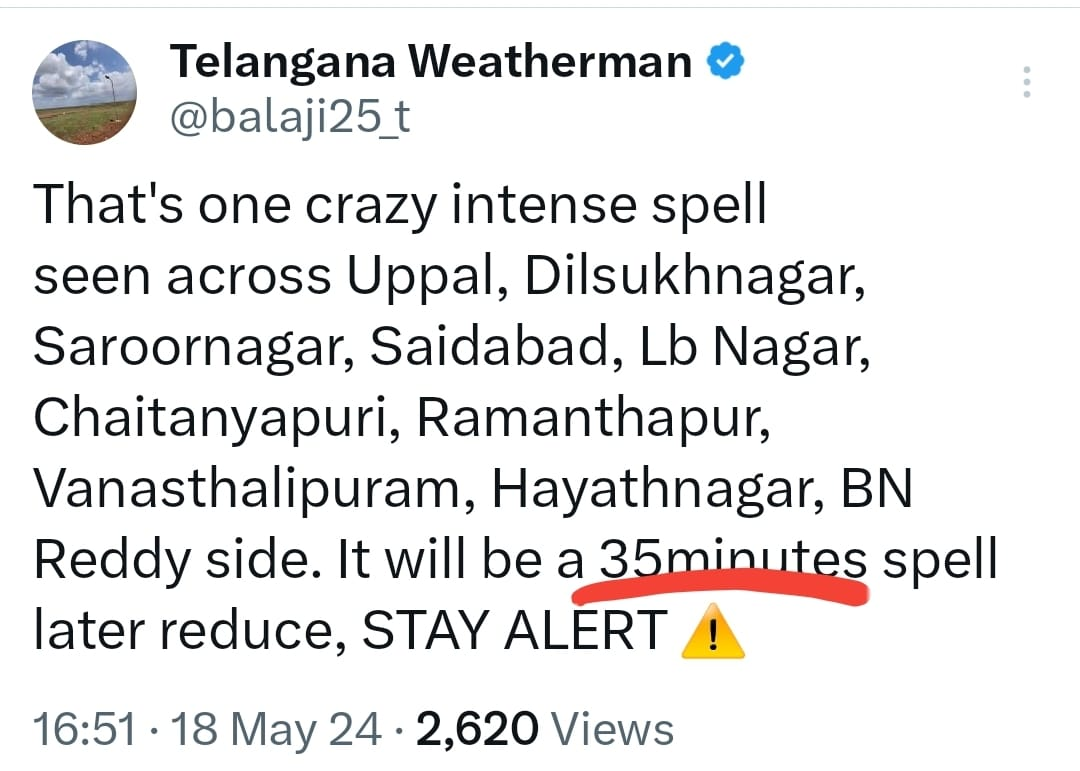
#> input picture Photos/weather.jpg, 1080 x 771 px
$ python eroding.py
#> lines starting #> are read from the running program, lines starting #| are printed output that depends on the picture; after the words box and inside, x2 and y2 are one past the last pixel; in counts of white or black regions, pixels touching at a corner belong together
import cv2 as cv

img = cv.imread("../Photos/weather.jpg")
#> img is the input picture: shape (771, 1080, 3); mean B, G, R 231.8, 231.9, 232.7
# cv.imshow("IMG", img)

canny = cv.Canny(img, 125, 175)
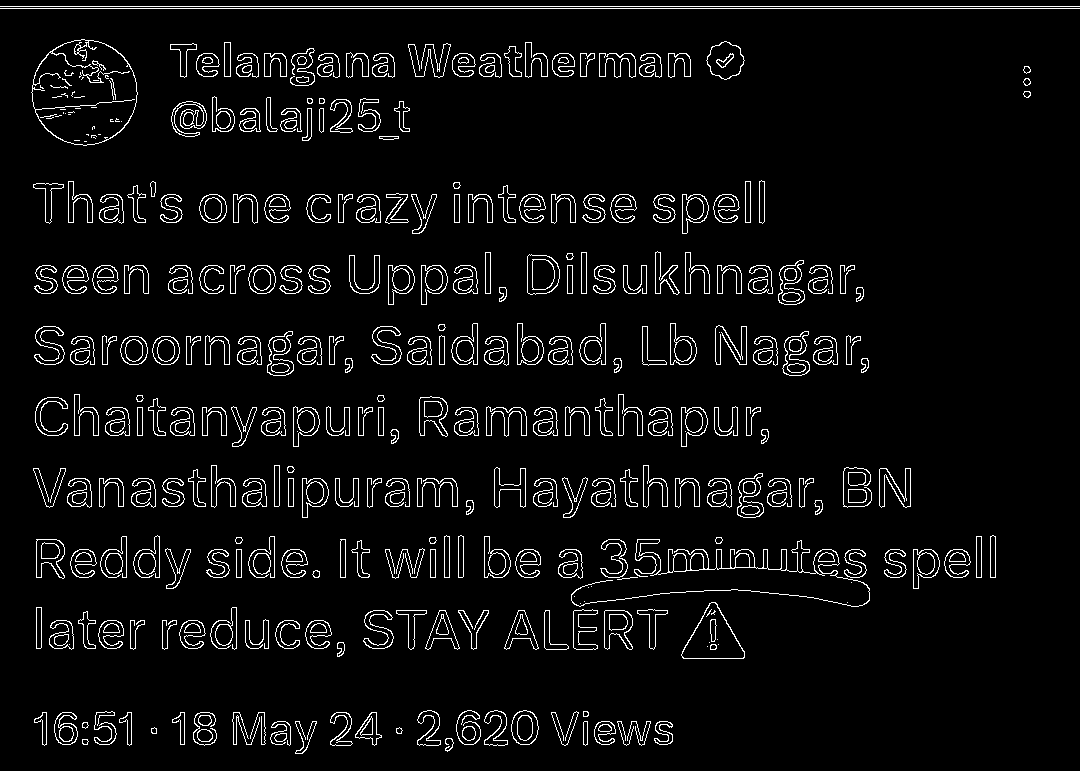
#> canny: shape (771, 1080); 5.1% white in thin lines or dots
#Dialating
dilate = cv.dilate(canny, (7,7), iterations=3)
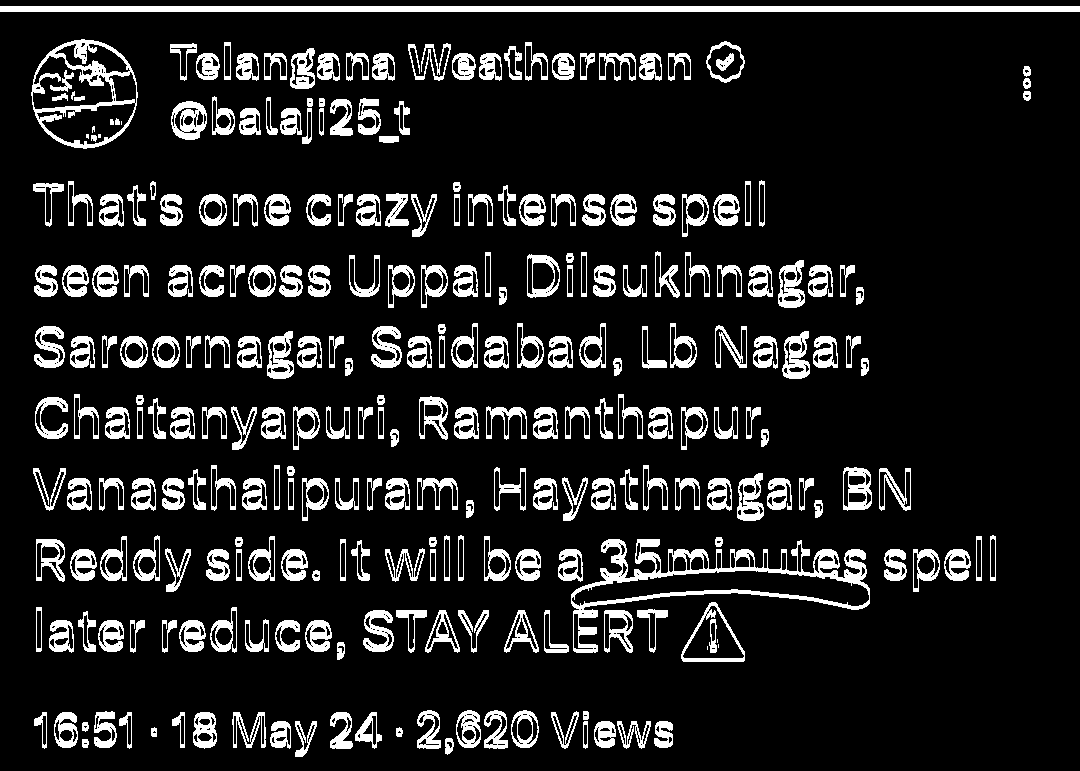
#> dilate: shape (771, 1080); 12.4% white; 275 white regions (7 under 20 px), largest, box (x1, y1, x2, y2) and area: (0, 6, 1080, 12) 6480, (571, 539, 870, 653) 5844, (31, 39, 138, 149) 2781
cv.imshow("Dilated", dilate)

eroded = cv.erode(dilate, (3,3), iterations=3)
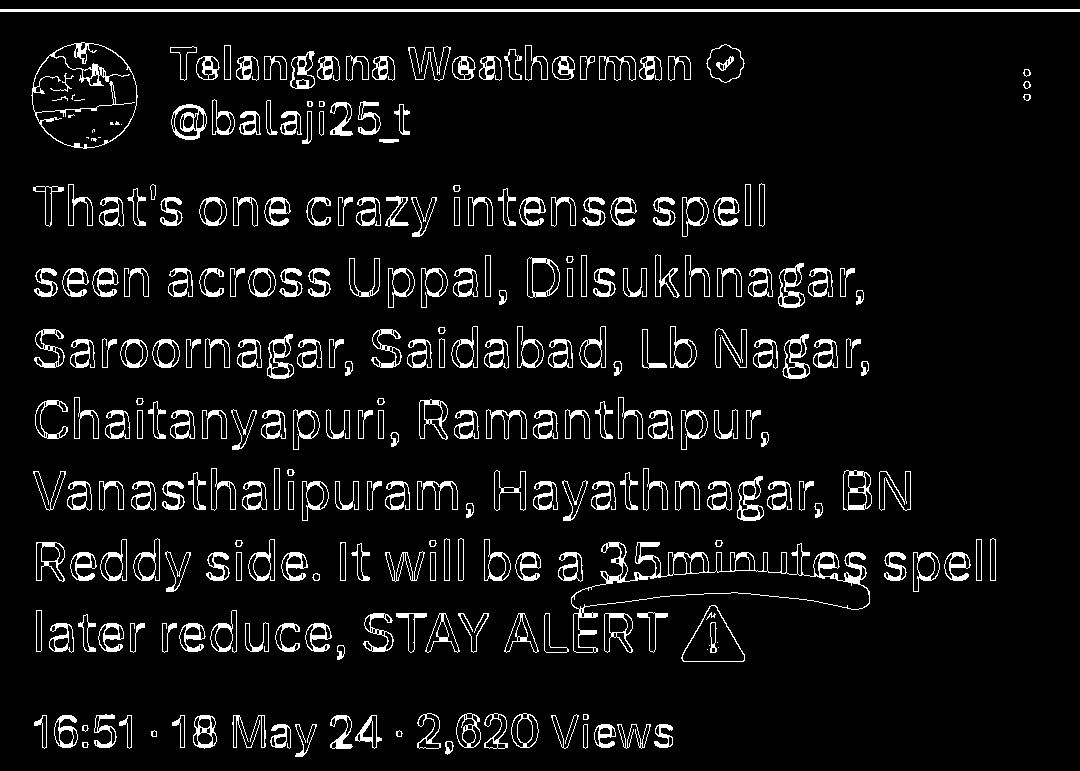
#> eroded: shape (771, 1080); 7% white; 283 white regions (18 under 20 px), largest, box (x1, y1, x2, y2) and area: (0, 9, 1080, 12) 3240, (571, 542, 870, 653) 2871, (31, 42, 138, 149) 1247
cv.imshow("Eroded", eroded)

cv.waitKey(12000)
